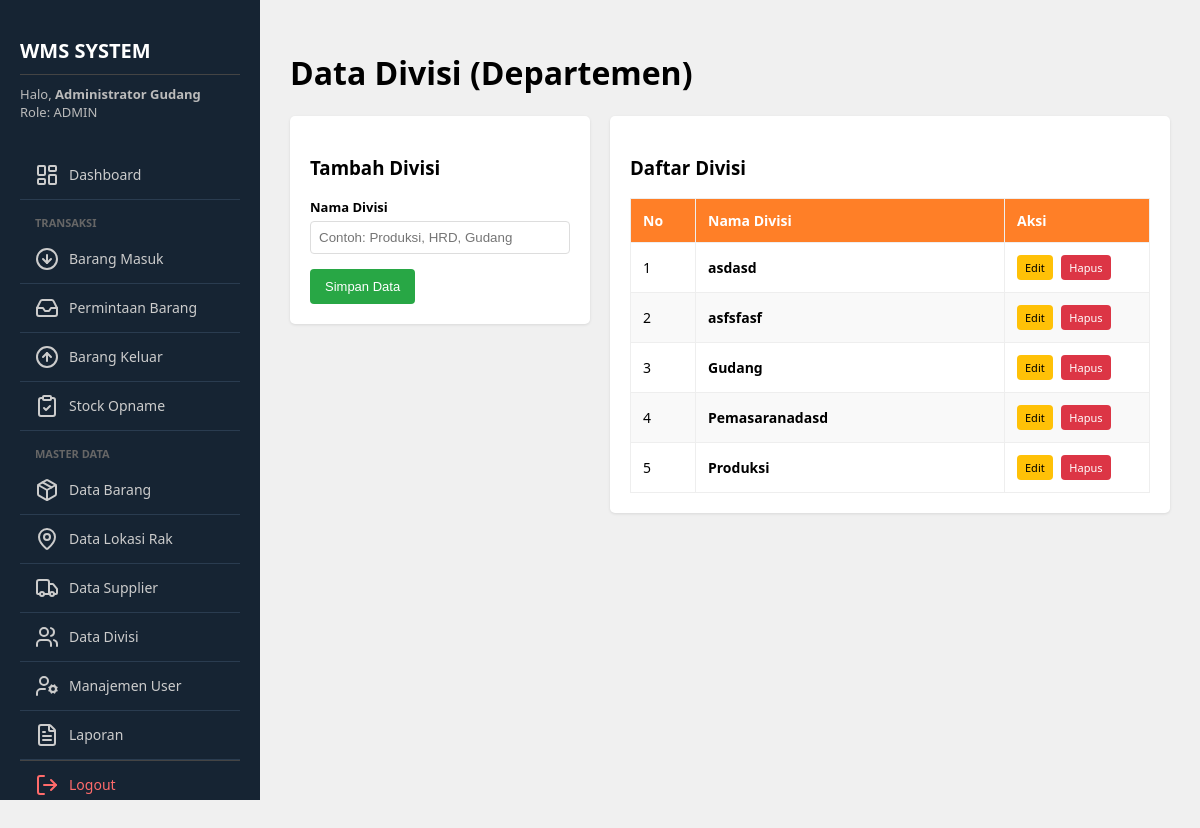
Screenshot of /master/master_divisi.php (signed in) with the database file from the repository.
### tables this page shows
CREATE TABLE `divisi` (
  `id` int(11) NOT NULL,
  `nama_divisi` varchar(100) NOT NULL
);

### master/master_divisi.php (the view, shortened to what this page needs)
<?php
include '../config/koneksi.php';
$nama_edit = ""; $id_edit = "";
$aksi = "simpan";
?>
<?php include '../includes/header.php'; ?>
    <div class="wrapper">
        <?php include '../includes/sidebar.php'; ?>
        <div class="content">
            <h1>Data Divisi (Departemen)</h1>
            <div style="display: flex; gap: 20px; align-items: flex-start;">
                <div class="card" style="flex: 1;">
                    <h3><?= ($aksi == 'simpan') ? 'Tambah Divisi' : 'Edit Divisi'; ?></h3>
                    <form method="POST" action="">
                        <div class="form-group">
                            <label>Nama Divisi</label>
                            <input type="text" name="nama_divisi" value="<?= $nama_edit ?>" required placeholder="Contoh: Produksi, HRD, Gudang">
                        </div>
                        <button type="submit" name="<?= $aksi ?>" class="btn btn-primary">
                            <?= ($aksi == 'simpan') ? 'Simpan Data' : 'Simpan Perubahan'; ?>
                        </button>
                    </form>
                </div>
                <div class="card" style="flex: 2;">
                    <h3>Daftar Divisi</h3>
                    <table>
                        <thead>
                            <tr>
                                <th width="40">No</th>
                                <th>Nama Divisi</th>
                                <th width="120">Aksi</th>
                            </tr>
                        </thead>
                        <tbody>
                            <?php
                            $no = 1;
                            $q = mysqli_query($koneksi, "SELECT * FROM divisi ORDER BY nama_divisi ASC");
                            if(mysqli_num_rows($q) > 0){
                                while($row = mysqli_fetch_assoc($q)){
                            ?>
                            <tr>
                                <td><?= $no++ ?></td>
                                <td><b><?= $row['nama_divisi'] ?></b></td>
                                <td>
                                    <a href="master_divisi.php?edit=<?= $row['id'] ?>" class="btn btn-warning" style="font-size: 11px; padding: 5px 8px;">Edit</a>
                                    <a href="master_divisi.php?hapus=<?= $row['id'] ?>" class="btn btn-danger" style="font-size: 11px; padding: 5px 8px;" onclick="return confirm('Yakin ingin menghapus?')">Hapus</a>
                                </td>
                            </tr>
                            <?php
                                }
                            } else {
                                echo "<tr><td colspan='3' style='text-align:center; padding:20px;'>Belum ada data divisi.</td></tr>";
                            }
                            ?>
                        </tbody>
                    </table>
                </div>
            </div>
        </div>
    </div>
</body>
</html>

### includes/header.php (style rules this page uses)
body { font-family: 'Segoe UI', Tahoma, Geneva, Verdana, sans-serif; background-color: #f0f0f0; margin: 0; padding: 0; display: flex; height: 100vh; overflow: hidden; }
.wrapper { display: flex; width: 100%; height: 100%; }
.content { flex: 1; padding: 30px; overflow-y: auto; height: 100%; }
.card { background: white; padding: 20px; border-radius: 5px; box-shadow: 0 1px 3px rgba(0, 0, 0, 0.1); margin-bottom: 20px; }
.form-group { margin-bottom: 15px; }
.form-group label { display: block; margin-bottom: 5px; font-weight: bold; font-size: 13px; }
.form-group input, .form-group select { width: 100%; padding: 8px; border: 1px solid #ddd; border-radius: 4px; box-sizing: border-box; }
.btn { padding: 10px 15px; border: none; border-radius: 4px; cursor: pointer; color: white; text-decoration: none; display: inline-block; font-size: 13px; margin-right: 5px; }
.btn-primary { background: #28a745; }
.btn-warning { background: #ffc107; color: black; }
.btn-danger { background: #dc3545; }
table { width: 100%; border-collapse: collapse; margin-top: 15px; font-size: 14px; }
th, td { border: 1px solid #eee; padding: 12px; text-align: left; }
th { background-color: #FF7F27; color: white; }
tr:nth-child(even) { background-color: #f9f9f9; }

### rows the page displays
divisi: nama_divisi "asdasd"
divisi: nama_divisi "asfsfasf"
divisi: nama_divisi "Gudang"
divisi: nama_divisi "Pemasaranadasd"
divisi: nama_divisi "Produksi"

### other values shown
$nama_user "Administrator Gudang"
$role_user "ADMIN"
